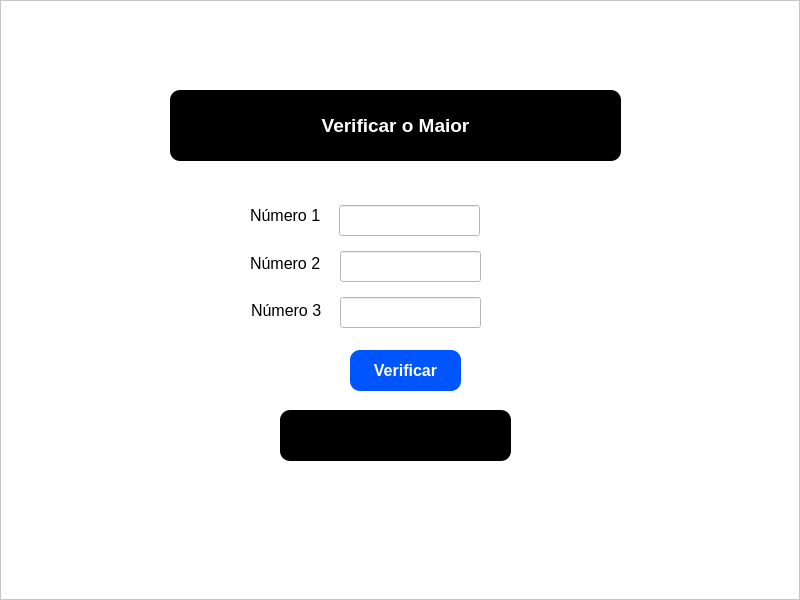
<?xml version="1.0" encoding="UTF-8"?>
<ui version="4.0">
 <class>MainWindow</class>
 <widget class="QMainWindow" name="MainWindow">
  <property name="geometry">
   <rect>
    <x>0</x>
    <y>0</y>
    <width>800</width>
    <height>600</height>
   </rect>
  </property>
  <property name="windowTitle">
   <string>MainWindow</string>
  </property>
  <widget class="QWidget" name="centralwidget">
   <layout class="QHBoxLayout" name="horizontalLayout">
    <property name="spacing">
     <number>0</number>
    </property>
    <property name="leftMargin">
     <number>0</number>
    </property>
    <property name="topMargin">
     <number>0</number>
    </property>
    <property name="rightMargin">
     <number>0</number>
    </property>
    <property name="bottomMargin">
     <number>0</number>
    </property>
    <item>
     <widget class="QFrame" name="frame">
      <property name="styleSheet">
       <string notr="true">background-color: #FFF;</string>
      </property>
      <property name="frameShape">
       <enum>QFrame::StyledPanel</enum>
      </property>
      <property name="frameShadow">
       <enum>QFrame::Raised</enum>
      </property>
      <widget class="QLabel" name="label">
       <property name="geometry">
        <rect>
         <x>170</x>
         <y>90</y>
         <width>451</width>
         <height>71</height>
        </rect>
       </property>
       <property name="font">
        <font>
         <family>Arial</family>
         <pointsize>14</pointsize>
         <weight>75</weight>
         <bold>true</bold>
        </font>
       </property>
       <property name="styleSheet">
        <string notr="true">background-color: #000;
color: #FFF;
border-radius: 10px;</string>
       </property>
       <property name="text">
        <string>Verificar o Maior</string>
       </property>
       <property name="alignment">
        <set>Qt::AlignCenter</set>
       </property>
      </widget>
      <widget class="QLabel" name="label_2">
       <property name="geometry">
        <rect>
         <x>250</x>
         <y>200</y>
         <width>81</width>
         <height>31</height>
        </rect>
       </property>
       <property name="font">
        <font>
         <pointsize>12</pointsize>
        </font>
       </property>
       <property name="text">
        <string>Número 1</string>
       </property>
      </widget>
      <widget class="QLineEdit" name="lineEdit_n1">
       <property name="geometry">
        <rect>
         <x>339</x>
         <y>205</y>
         <width>141</width>
         <height>31</height>
        </rect>
       </property>
      </widget>
      <widget class="QLabel" name="label_verificar">
       <property name="geometry">
        <rect>
         <x>280</x>
         <y>410</y>
         <width>231</width>
         <height>51</height>
        </rect>
       </property>
       <property name="font">
        <font>
         <family>Arial</family>
         <pointsize>12</pointsize>
         <weight>75</weight>
         <bold>true</bold>
        </font>
       </property>
       <property name="styleSheet">
        <string notr="true">background-color: #000;
color: #FFF;
border-radius: 10px;</string>
       </property>
       <property name="text">
        <string/>
       </property>
       <property name="alignment">
        <set>Qt::AlignCenter</set>
       </property>
      </widget>
      <widget class="QPushButton" name="pb_verificar">
       <property name="geometry">
        <rect>
         <x>350</x>
         <y>350</y>
         <width>111</width>
         <height>41</height>
        </rect>
       </property>
       <property name="font">
        <font>
         <pointsize>12</pointsize>
         <weight>75</weight>
         <bold>true</bold>
        </font>
       </property>
       <property name="styleSheet">
        <string notr="true">background-color: #0055ff;
color: #FFF;
border-radius: 10px;</string>
       </property>
       <property name="text">
        <string>Verificar</string>
       </property>
      </widget>
      <widget class="QLabel" name="label_3">
       <property name="geometry">
        <rect>
         <x>250</x>
         <y>248</y>
         <width>81</width>
         <height>31</height>
        </rect>
       </property>
       <property name="font">
        <font>
         <pointsize>12</pointsize>
        </font>
       </property>
       <property name="text">
        <string>Número 2</string>
       </property>
      </widget>
      <widget class="QLineEdit" name="lineEdit_n2">
       <property name="geometry">
        <rect>
         <x>340</x>
         <y>251</y>
         <width>141</width>
         <height>31</height>
        </rect>
       </property>
      </widget>
      <widget class="QLineEdit" name="lineEdit_n3">
       <property name="geometry">
        <rect>
         <x>340</x>
         <y>297</y>
         <width>141</width>
         <height>31</height>
        </rect>
       </property>
      </widget>
      <widget class="QLabel" name="label_4">
       <property name="geometry">
        <rect>
         <x>251</x>
         <y>295</y>
         <width>81</width>
         <height>31</height>
        </rect>
       </property>
       <property name="font">
        <font>
         <pointsize>12</pointsize>
        </font>
       </property>
       <property name="text">
        <string>Número 3</string>
       </property>
      </widget>
     </widget>
    </item>
   </layout>
  </widget>
 </widget>
 <resources/>
 <connections/>
</ui>
